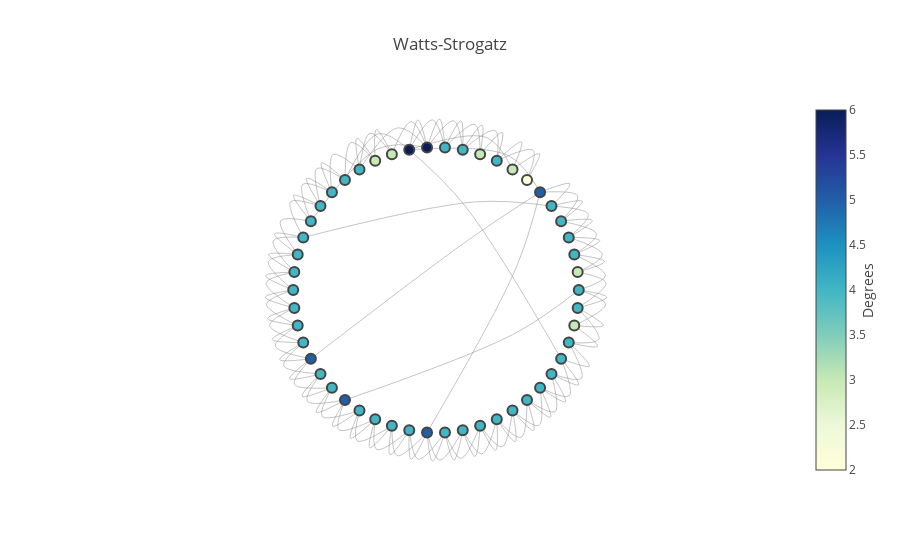

Source (notebook cell):
### Markdown cell above
The Watts-Strogatz can be randomized by rewiring the nodes withanother with probability $p$.

### Code cell
graph = nx.watts_strogatz_graph(50, 4, 0.1)

position = nx.circular_layout(graph)

def transform_edge(edge, curviness):
    t = np.linspace(0, 1, 3)
    
    p0 = position[edge[0]]
    p2 = position[edge[1]]
    p1 = (
#        .5 * (p0[0] + p2[0]) + curviness * (p0[1] - p2[1]),
        .5 * (p0[0] + p2[0]) + curviness * (3 * p0[0] - p2[0]),
 #       .5 * (p0[1] + p2[1]) + curviness * (p0[0] - p2[0]),
        .5 * (p0[1] + p2[1]) + curviness * (3 * p0[1] - p2[1]),
    )
    
    bx = (1 - t) * ((1 - t) * p0[0] + t * p1[0]) + t * ((1 - t) * p1[0] + t * p2[0])
    by = (1 - t) * ((1 - t) * p0[1] + t * p1[1]) + t * ((1 - t) * p1[1] + t * p2[1])
    
    return (bx, by)


layout = go.Layout(
    title='Watts-Strogatz',
    xaxis=dict(showgrid=False, zeroline=False, showticklabels=False),
    yaxis=dict(showgrid=False, zeroline=False, showticklabels=False, scaleanchor='x'),
    showlegend=False,
)

figure = go.Figure([
    go.Scatter(
        name='edges',
        mode='lines',
        x=[x for edge in graph.edges()
           for x in list(transform_edge(edge, .2)[0]) + [None]],
        y=[y for edge in graph.edges()
           for y in list(transform_edge(edge, .2)[1]) + [None]],
        line=dict(
            width=0.5,
            shape='spline',
            color='#888'
        ),
        hoverinfo='none',
    ),
    go.Scatter(
        name='nodes',
        mode='markers',
        x=[position[node][0] for node in graph.nodes()],
        y=[position[node][1] for node in graph.nodes()],
        marker=dict(
            size=10,
            showscale=True,
            reversescale=True,
            color=[graph.degree(node) for node in graph.nodes()],
            colorbar=dict(
                title='Degrees',
                titleside='right'
            ),
            colorscale='YlGnBu',
            line=dict(width=2),
        ),
        hoverinfo='text',
    ),
], layout)

py.iplot(figure)

### Figure 1 — Plotly figure (JSON) as saved in the notebook; plotly's stock layout.template omitted (floating-point values rounded to 4 significant figures; data arrays with more than 128 entries replaced by an {"elided": "..."} marker saying what was removed)
{"data": [{"hoverinfo": "none", "line": {"color": "#888", "shape": "spline", "width": 0.5}, "mode": "lines", "name": "edges", "type": "scatter", "uid": "44558cb4-eee5-4c09-91f9-32b077f61a62", "x": {"elided": "400 float values"}, "y": {"elided": "400 float values"}}, {"hoverinfo": "text", "marker": {"color": [4, 3, 4, 4, 4, 4, 5, 2, 3, 4, 3, 4, 4, 6, 6, 3, 3, 4, 4, 4, 4, 4, 4, 4, 4, 4, 4, 4, 4, 5, 4, 4, 5, 4, 4, 4, 4, 5, 4, 4, 4, 4, 4, 4, 4, 4, 4, 4, 3, 4], "colorbar": {"title": {"side": "right", "text": "Degrees"}}, "colorscale": "YlGnBu", "line": {"width": 2}, "reversescale": true, "showscale": true, "size": 10}, "mode": "markers", "name": "nodes", "type": "scatter", "uid": "2588c386-2dae-464b-bf57-2a017d06831e", "x": [1, 0.9921, 0.9686, 0.9298, 0.8763, 0.809, 0.729, 0.6374, 0.5358, 0.4258, 0.309, 0.1874, 0.06279, -0.06279, -0.1874, -0.309, -0.4258, -0.5358, -0.6374, -0.729, -0.809, -0.8763, -0.9298, -0.9686, -0.9921, -1.0, -0.9921, -0.9686, -0.9298, -0.8763, -0.809, -0.729, -0.6374, -0.5358, -0.4258, -0.309, -0.1874, -0.06279, 0.06279, 0.1874, 0.309, 0.4258, 0.5358, 0.6374, 0.729, 0.809, 0.8763, 0.9298, 0.9686, 0.9921], "y": [-3.377e-10, 0.1253, 0.2487, 0.3681, 0.4818, 0.5878, 0.6845, 0.7705, 0.8443, 0.9048, 0.9511, 0.9823, 0.998, 0.998, 0.9823, 0.9511, 0.9048, 0.8443, 0.7705, 0.6845, 0.5878, 0.4818, 0.3681, 0.2487, 0.1253, -8.776e-08, -0.1253, -0.2487, -0.3681, -0.4818, -0.5878, -0.6845, -0.7705, -0.8443, -0.9048, -0.9511, -0.9823, -0.998, -0.998, -0.9823, -0.9511, -0.9048, -0.8443, -0.7705, -0.6845, -0.5878, -0.4818, -0.3681, -0.2487, -0.1253]}], "layout": {"showlegend": false, "title": {"text": "Watts-Strogatz"}, "xaxis": {"showgrid": false, "showticklabels": false, "zeroline": false}, "yaxis": {"scaleanchor": "x", "showgrid": false, "showticklabels": false, "zeroline": false}}}
